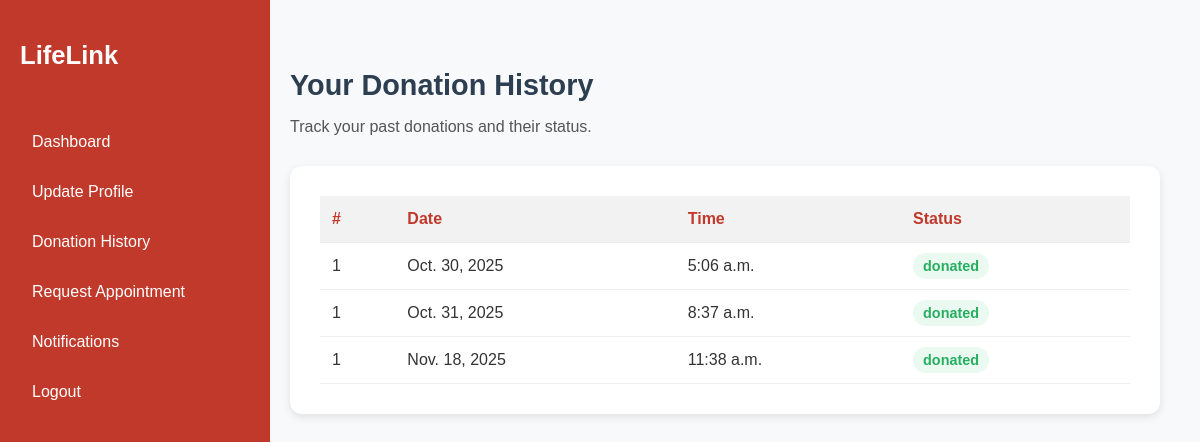
/donation_history/ (signed in), run on the app's committed database.
### Blood_Bank/models.py (models this page shows, shortened)
class Donation_Request(models.Model):
    donor = models.ForeignKey(Donor,on_delete=models.CASCADE)
    preferred_date = models.DateField(null=True,blank=True)
    preferred_time = models.TimeField(null=True,blank=True)
    appointment_date = models.DateField(null=True, blank=True)
    appointment_time = models.TimeField(null=True, blank=True)
    STATUS_CHOICES = (
        ('requested', 'Requested'),
        ('approved', 'Approved'),
        ('rejected', 'Rejected'),
        ('donated','Donated')
    )
    status = models.CharField(max_length=10, choices=STATUS_CHOICES, default='requested')

### Blood_Bank/views.py (the view)
# urls.py: path('donation_history/',views.donation_history,name='donation_history'),
def donation_history(request):
    profile = request.user.profile
    donor = Donor.objects.get(profile=profile)
    donation = Donation_Request.objects.filter(donor = donor)
    return render(request, 'donor_dashboard/donation_history.html', {
        'profile': profile,
        'donor': donor,
        'donation':donation
    })

### Blood_Bank/templates/donor_dashboard/donation_history.html (shortened to what this page needs)
{% load static %}
<!DOCTYPE html>
<html lang="en">
<head>
  <link rel="stylesheet" href="{% static 'css/donor_dashboard/donation_history.css' %}">
</head>
<body>
  <div class="container">
    <aside class="sidebar">
      <h2>LifeLink</h2>
      <ul>
        <li><a href="{% url 'donordashboard'  %}">Dashboard</a></li>
        <li><a href="{% url 'update_donor' donor.id %}">Update Profile</a></li>
        <li><a href="{% url 'donation_history' %}">Donation History</a></li>
        <li><a href="{% url 'request_appointment' %}">Request Appointment</a></li>
        <li><a href="{% url 'donor_notification' %}">Notifications</a></li>
        <li><a href="{% url 'home' %}">Logout</a></li>
      </ul>
    </aside>
    <main class="main-content">
      <header>
        <h1>Your Donation History</h1>
        <p>Track your past donations and their status.</p>
      </header>
      <section class="history-card">
        <table>
          <thead>
            <tr>
              <th>#</th>
              <th>Date</th>
              <th>Time</th>
              <th>Status</th>
            </tr>
          </thead>
          <tbody>
            {% for d in donation %}
              <tr>
                <td>1</td>
                <td>{{d.preferred_date}}</td>
                <td>{{d.preferred_time}}</td>
                <td><span class="status success">{{d.status}}</span></td>
              </tr>
            {% endfor %}
          </tbody>
        </table>
      </section>
    </main>
  </div>
</body>
</html>

### Blood_Bank/static/css/donor_dashboard/donation_history.css (style rules this page uses)
body { margin: 0; font-family: 'Poppins', sans-serif; background-color: #f8f9fa; color: #333; }
.container { display: flex; min-height: 100vh; }
.sidebar { width: 230px; background-color: #c0392b; color: white; padding: 20px; position: fixed; top: 0; bottom: 0; left: 0; display: flex; flex-direction: column; align-items: flex-start; }
.sidebar h2 { font-size: 1.6rem; font-weight: bold; margin-bottom: 25px; }
.sidebar ul { list-style: none; padding: 0; width: 100%; }
.sidebar ul li { margin: 12px 0; }
.sidebar ul li a { text-decoration: none; color: white; font-size: 1rem; padding: 10px 12px; display: block; border-radius: 6px; transition: background 0.3s; }
.main-content { margin-left: 250px; padding: 50px 40px; flex-grow: 1; }
header h1 { font-size: 1.8rem; color: #2c3e50; margin-bottom: 10px; }
header p { color: #555; margin-bottom: 30px; }
.history-card { background-color: white; border-radius: 12px; box-shadow: 0 3px 8px rgba(0,0,0,0.1); padding: 30px; overflow-x: auto; }
table { width: 100%; border-collapse: collapse; }
th, td { padding: 14px 12px; text-align: left; border-bottom: 1px solid #eee; }
th { background-color: #f2f2f2; color: #c0392b; font-weight: 600; }
.status { padding: 5px 10px; border-radius: 20px; font-size: 0.9rem; font-weight: 600; }
.status.success { background-color: #eafaf1; color: #27ae60; }

### data on the page
Donation_Request: preferred_date "Oct. 30, 2025", preferred_time "5:06 a.m.", status "donated"
Donation_Request: preferred_date "Oct. 31, 2025", preferred_time "8:37 a.m.", status "donated"
Donation_Request: preferred_date "Nov. 18, 2025", preferred_time "11:38 a.m.", status "donated"
